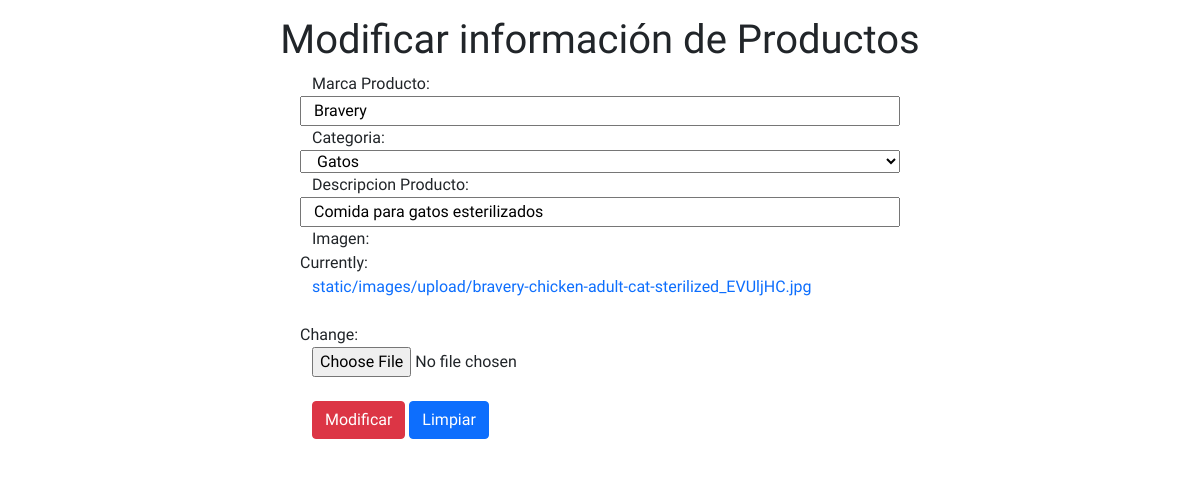
Screenshot of /mod-productos/7 with the database file from the repository.
### core/models.py (models this page shows, shortened)
class Producto(models.Model):
    idproducto = models.AutoField(primary_key=True, verbose_name='ID Producto')
    marca = models.CharField(max_length=20, verbose_name='Marca Producto')
    categoria = models.ForeignKey(Categoria, on_delete=models.CASCADE)
    descripcion = models.CharField(
        max_length=500, verbose_name='Descripcion Producto')
    imagen = models.ImageField(
        upload_to='static/images/upload/',  default='static/images/bolsarecoge.jpg')

### core/views.py (the view)
# urls.py: path('mod-productos/<int:id>', form_mod_productos, name="form_mod_productos"),
def form_mod_productos(request, id):
    producto = Producto.objects.get(idproducto=id)
    datos = {
        'form': ProductosForm(instance=producto)
    }
    if request.method == 'POST':
        formulario = ProductosForm(data=request.POST, instance=producto)
        if formulario.is_valid:
            formulario.save()
            datos['mensaje'] = 'Modificado Correctamente'
    return render(request, 'core/form_mod_productos.html', datos)

### core/forms.py
class ProductosForm(ModelForm):
    class Meta:
        model = Producto
        fields = ['idproducto', 'marca', 'categoria', 'descripcion', 'imagen']

### core/models.py (called while the page is built)
    def __str__(self):
        return self.nombreCategoria

### core/templates/core/form_mod_productos.html (shortened to what this page needs)
<!DOCTYPE html>
<html lang="es">
{% load static %}
<head>
    <link href="https://cdn.jsdelivr.net/npm/bootstrap@5.1.3/dist/css/bootstrap.min.css" rel="stylesheet"
>
    <link rel="stylesheet" href="{% static 'css/main.css' %}">
</head>
<body>
    <div class="text-center mt-3">
        <h1>Modificar información de Productos</h1>
    </div>
    <div class="container w-50 uso-completo">
        <form method="post" action="" id="formulario">
            <div class="form-group row">
                {{form.as_table}}
            </div>
            <br>
            <div>
                <input type="submit" class="btn btn-danger" id="enviar" value="Modificar" />
                <input type="reset" class="btn btn-primary" id="limpiar" value="Limpiar" />
            </div>
        </form>
    </div>
    <div class="alert alert success" role="alert">{{mensaje}}</div>
</body>
</html>

### static/css/main.css (style rules this page uses)
:root { --primario: #1F2572; --secundario: #ffffff; --terciario: #B122CB; }
body { font-family: 'Source Sans Pro', sans-serif; }
a { text-decoration: none }

### rows the page displays
Producto: marca "Bravery", categoria "Gatos", descripcion "Comida para gatos esterilizados"
